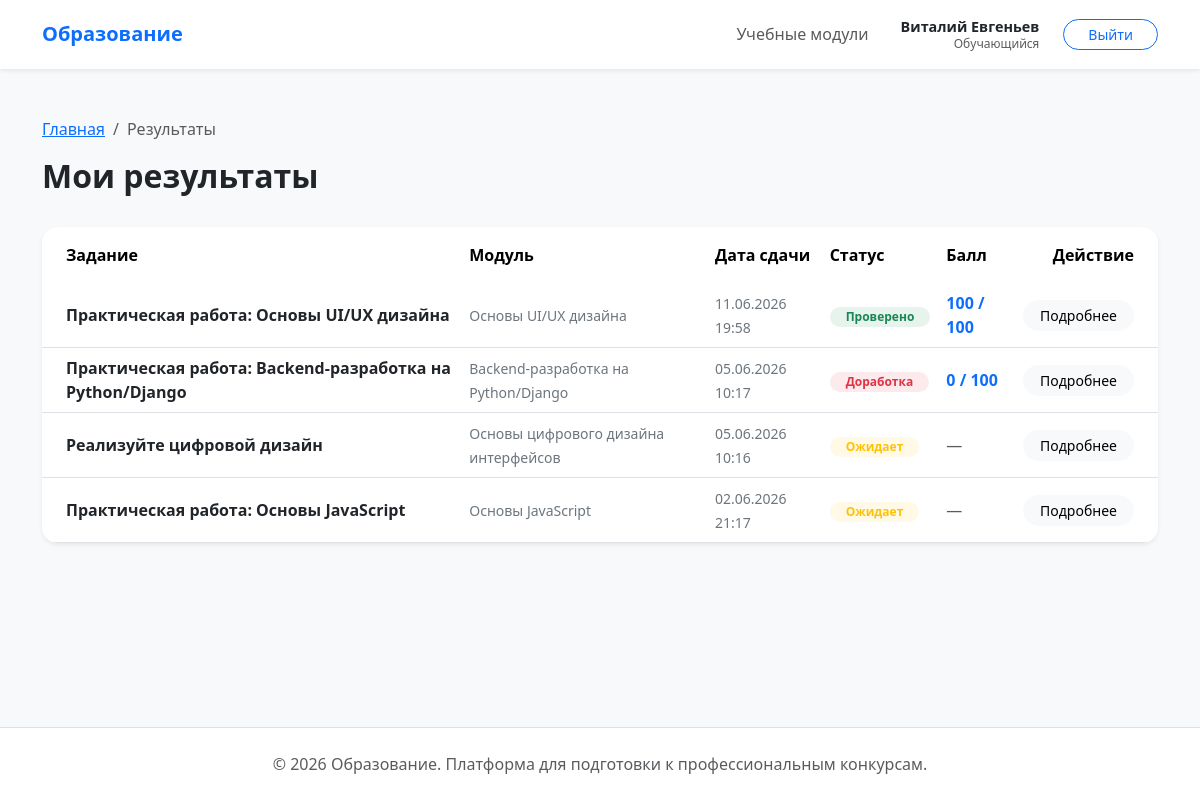
Before: /solutions/results/ (signed in) with the older database file.
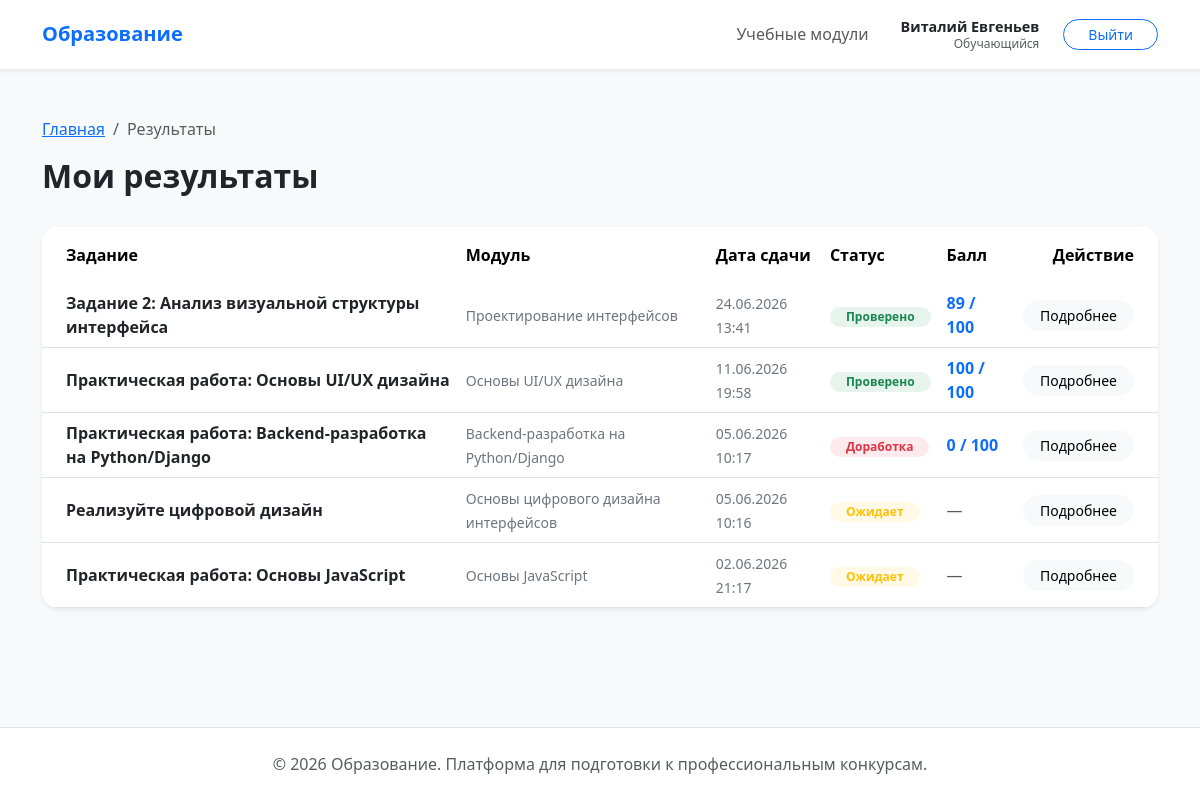
After: the same page with the newer database file.
### solutions/models.py (models this page shows, shortened)
class Submission(BaseModel):
    class Status(models.TextChoices):
        PENDING = "pending", "Ожидает проверки"
        REVIEWING = "reviewing", "На проверке"
        COMPLETED = "completed", "Проверено"
        REVISION = "revision", "Нужна доработка"
    task = models.ForeignKey(
        Task,
        on_delete=models.CASCADE,
        related_name="submissions",
        verbose_name="Задание",
    )
    student = models.ForeignKey(
        settings.AUTH_USER_MODEL,
        on_delete=models.CASCADE,
        related_name="submissions",
        verbose_name="Обучающийся",
    )
    file = models.FileField(
        upload_to="submissions/%Y/%m/", verbose_name="Файл с решением"
    )
    status = models.CharField(
        max_length=20,
        choices=Status.choices,
        default=Status.PENDING,
        verbose_name="Статус проверки",
    )
    class Meta:
        verbose_name = "Отправленная работа"
        verbose_name_plural = "Отправленные работы"
        ordering = ["-created_at"]

class Review(BaseModel):
    submission = models.OneToOneField(
        Submission,
        on_delete=models.CASCADE,
        related_name="review",
        verbose_name="Работа",
    )
    teacher = models.ForeignKey(
        settings.AUTH_USER_MODEL,
        on_delete=models.SET_NULL,
        null=True,
        related_name="reviews_given",
        verbose_name="Проверяющий преподаватель",
    )
    comment = models.TextField(verbose_name="Комментарий преподавателя")
    score = models.PositiveIntegerField(verbose_name="Полученный балл")
    class Meta:
        verbose_name = "Комментарий"
        verbose_name_plural = "Комментарии"

### curriculum/models.py (models this page shows, shortened)
class Task(BaseModel):
    module = models.ForeignKey(
        Module, on_delete=models.CASCADE, related_name="tasks", verbose_name="Модуль"
    )
    title = models.CharField(max_length=255, verbose_name="Название задания")
    description = models.TextField(verbose_name="Техническое задание")
    deadline = models.DateField(verbose_name="Крайний срок сдачи")
    max_score = models.PositiveIntegerField(
        default=100, verbose_name="Максимальный балл"
    )
    class Meta:
        verbose_name = "Задание"
        verbose_name_plural = "Задания"
        ordering = ["deadline"]
        constraints = [
            models.UniqueConstraint(
                fields=["module", "title"], name="unique_task_title_per_module"
            )
        ]

class Module(BaseModel):
    title = models.CharField(max_length=38, verbose_name="Название модуля")
    description = models.TextField(verbose_name="Описание модуля")
    class Meta:
        verbose_name = "Учебный модуль"
        verbose_name_plural = "Учебные модули"
        ordering = ["title"]

### solutions/views.py (the view)
# urls.py: path("results/", StudentResultsListView.as_view(), name="student_results"),
class StudentResultsListView(LoginRequiredMixin, ListView):
    template_name = "solutions/student_results.html"
    context_object_name = "submissions"
    def get_queryset(self):
        return get_student_submissions(self.request.user)

### solutions/selectors.py (called while the page is built)
def get_student_submissions(user) -> QuerySet:
    return (
        Submission.objects.filter(student=user)
        .select_related("task", "task__module", "review")
        .order_by("-created_at")
    )

### templates/solutions/student_results.html (shortened to what this page needs)
{% extends 'base.html' %}
{% block content %}
<div class="row mb-4">
    <div class="col-12">
        <nav aria-label="breadcrumb">
            <ol class="breadcrumb">
                <li class="breadcrumb-item"><a href="{% url 'core:index' %}">Главная</a></li>
                <li class="breadcrumb-item active">Результаты</li>
            </ol>
        </nav>
        <h2 class="fw-bold">Мои результаты</h2>
    </div>
</div>
<div class="card border-0 shadow-sm rounded-4 overflow-hidden">
    <div class="table-responsive">
        <table class="table table-hover align-middle mb-0">
            <thead class="bg-light">
                <tr>
                    <th class="ps-4 py-3 border-0">Задание</th>
                    <th class="py-3 border-0">Модуль</th>
                    <th class="py-3 border-0">Дата сдачи</th>
                    <th class="py-3 border-0">Статус</th>
                    <th class="py-3 border-0">Балл</th>
                    <th class="pe-4 py-3 border-0 text-end">Действие</th>
                </tr>
            </thead>
            <tbody>
                {% for submission in submissions %}
                <tr>
                    <td class="ps-4">
                        <span class="fw-bold text-dark">{{ submission.task.title }}</span>
                    </td>
                    <td><span class="text-secondary small">{{ submission.task.module.title }}</span></td>
                    <td><span class="text-secondary small">{{ submission.created_at|date:"d.m.Y H:i" }}</span></td>
                    <td>
                        {% if submission.status == 'completed' %}
                            <span class="badge bg-success bg-opacity-10 text-success rounded-pill px-3">Проверено</span>
                        {% elif submission.status == 'revision' %}
                            <span class="badge bg-danger bg-opacity-10 text-danger rounded-pill px-3">Доработка</span>
                        {% elif submission.status == 'reviewing' %}
                            <span class="badge bg-primary bg-opacity-10 text-accent rounded-pill px-3">На проверке</span>
                        {% else %}
                            <span class="badge bg-warning bg-opacity-10 text-warning rounded-pill px-3">Ожидает</span>
                        {% endif %}
                    </td>
                    <td>
                        {% if submission.review %}
                            <span class="fw-bold text-accent">{{ submission.review.score }} / {{ submission.task.max_score }}</span>
                        {% else %}
                            <span class="text-muted">—</span>
                        {% endif %}
                    </td>
                    <td class="pe-4 text-end">
                        <a href="{% url 'solutions:task_detail' submission.task.id %}" class="btn btn-light btn-sm btn-rounded px-3">Подробнее</a>
                    </td>
                </tr>
                {% empty %}
                <tr>
                    <td colspan="6" class="text-center py-5 text-secondary">Вы еще не отправляли работы на проверку.</td>
                </tr>
                {% endfor %}
            </tbody>
        </table>
    </div>
</div>
{% endblock %}

Changed rows visible on the page:
added Submission: task "Задание 2: Анализ визуальной структуры интерфейса", task.module "Проектирование интерфейсов", created_at "24.06.2026 13:41", status "Проверено", review.score "89", task.max_score "100"
